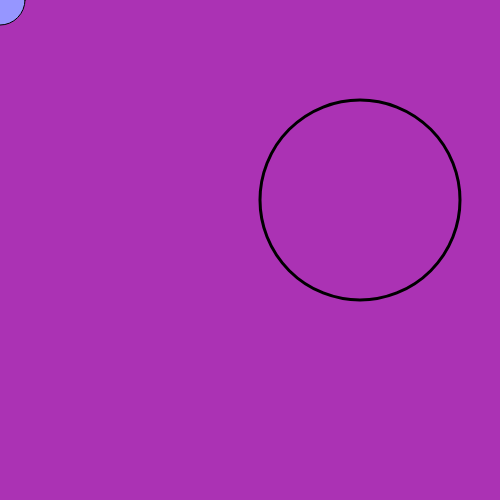
Frame 1 (no input)
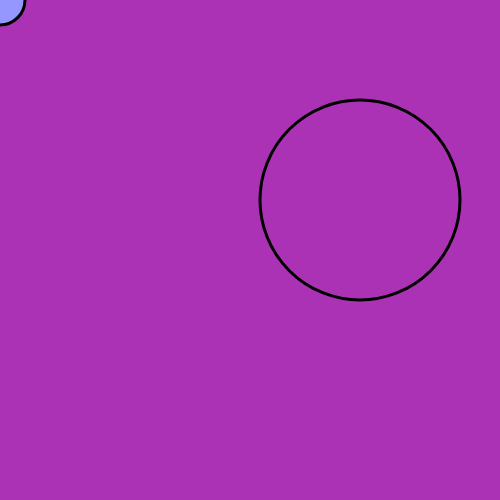
Frame 60 (no input)
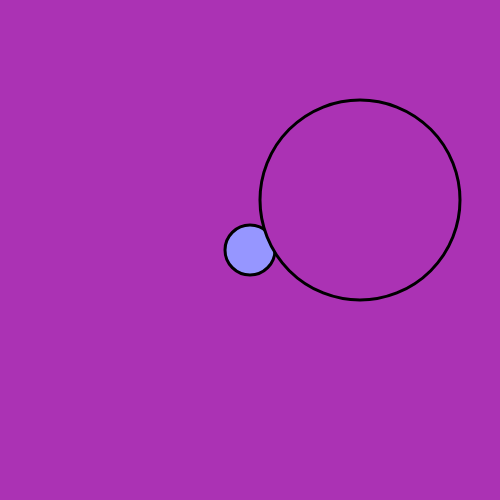
Frame 120 (the mouse pressed at the canvas centre since frame 60)

The p5.js sketch that drew these frames (run headless with seeded random() and noise() and a simulated clock; from frame 60 on, the mouse is pressed at the canvas centre):

// p5.js sketch
// ── sketch.js
let r, g, b;
	
//The setup function only happens once
function setup() {
	createCanvas(500, 500); //create a 500px X 500px canvas
  r = random(240);
  g = random(240);
  b = random(240);
}

//The draw function happens over and over again
function draw() {
  background(r, g, b); //an RGB color for the canvas' background
  
  
  stroke(0, 0, 0) // an RGB color for the border
  fill(150, 150, 255,255); // an RGB color for the inside of the (the last number refers to transparency (min. 0, max. 255))
  ellipse(mouseX,mouseY,50,50)

strokeWeight(3);
 stroke(0,0,0);
 fill(r, g, b, 255);
 ellipse(360, 200, 200, 200);
}


function mousePressed() {
  // Check if mouse is inside the circle
  let d = dist(mouseX, mouseY, 360, 200);
  if (d < 100) {
    // Pick new random color values
    r = random(240)
    g = random(240);
    b = random(240);
	}
}
